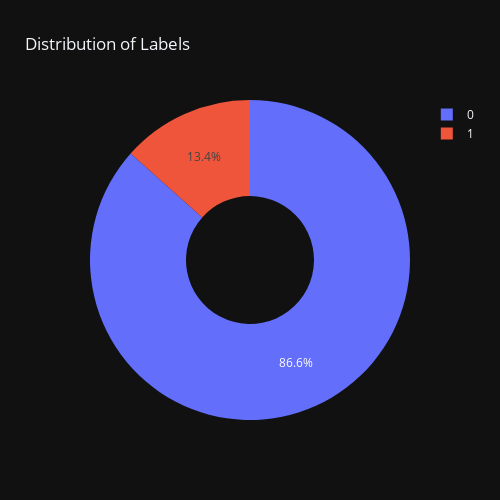

This figure's notebook cell:
### Markdown cell above
### Disribution of the Labels

### Code cell
# distribution of label
label = data['label'].value_counts().sort_index()
label_df = pd.DataFrame(label).reset_index()
label_df.columns = ['Label', 'Count']

fig = px.pie(label_df, 
             names='Label', values='Count', 
             width=500, height=500, 
             hole = 0.4,
             template='plotly_dark', 
             title='Distribution of Labels')

fig.show()

### Figure 1 — Plotly figure (JSON) as saved in the notebook; plotly's stock layout.template omitted (floating-point values rounded to 4 significant figures)
{"data": [{"domain": {"x": [0, 1], "y": [0, 1]}, "hole": 0.4, "hovertemplate": "Label=%{label}<br>Count=%{value}<extra></extra>", "labels": [0, 1], "legendgroup": "", "name": "", "showlegend": true, "type": "pie", "values": [4827, 747]}], "layout": {"height": 500, "legend": {"tracegroupgap": 0}, "title": {"text": "Distribution of Labels"}, "width": 500}}
